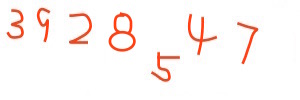
%> input picture test.jpg, 300 x 100 px
$ octave --eval "result = preImg('test.jpg');"   (GNU Octave 9; MATLAB toolbox functions it lacks are replaced by stand-ins)
%> lines starting %> are read from the running program, lines starting %| are printed output that depends on the picture; in (x1, y1, x2, y2) boxes, pixels count from 0 and x2, y2 are one past the last pixel; in counts of white or black regions, pixels touching at a corner belong together; the program's own positions count from 1
function result = preImg(file)
%> called with file = 'test.jpg'
    %% read the image file
    if strcmp(file(end-2:end), 'png')
        [img, map] = imread(file);
        img = ind2gray(img,map);
    else
        img = imread(file);
%> img is the input picture: size 100x300x3 uint8; mean R, G, B 253.1, 245.7, 243.7
        img = rgb2gray(img);
%> img: size 100x300 uint8
    end
    %% preprocess the image
    % turn to binary image
    img = im2bw(img);
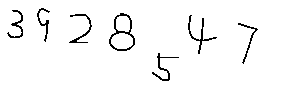
%> img: size 100x300 logical; 96.9% white; black in thin lines or dots, all inside (x1, y1, x2, y2) = (7, 8, 258, 81)
    % make the background black and numbers white
    if sum(img(:)) > numel(img)*0.5
        img = ~img;
    end
    % eliminate small objects on the image
    ratio = size(img,1)/1000;
%> ratio = 0.1
    img = imresize(img, size(img)/ratio);
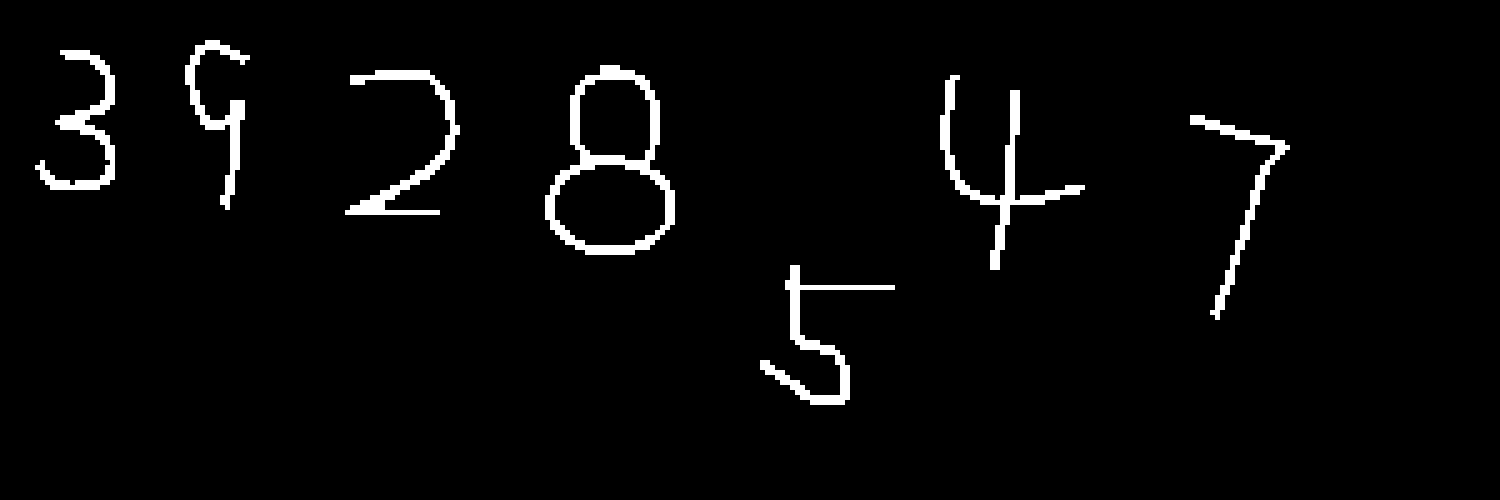
%> img: size 1000x3000 logical (shown at 1/2 size); 3.1% white; 7 white regions
    img = bwareaopen(img,300);

    %% use connected component of a graph to find the segmentation
    s = regionprops(img, 'BoundingBox');
%> s = 7 regions; box (x1, y1, x2, y2): (70, 100, 230, 380), (370, 80, 500, 420), (690, 140, 920, 430), (1090, 130, 1350, 510), (1520, 530, 1790, 810), (1880, 150, 2170, 540), (2380, 230, 2580, 640)
    result = zeros(50, 50, length(s));
    for i = 1:length(s)
        component = int32(s(i).BoundingBox);
        separateImg = img(component(2):component(2)+component(4), component(1):component(1)+component(3));
        Imgback = 255 * uint8(separateImg);
        separateImgback = makeRec(Imgback);
        result(:, :, i) = imresize(separateImgback, [50 50], 'nearest');
    end
%> this loop made 7 passes
%> (component, rowNum in makeRec, columnNum in makeRec, zeroNum in makeRec) on passes 1 to 7: ([71 101 160 280], 281, 161, 60), ([371 81 130 340], 341, 131, 105), ([691 141 230 290], 291, 231, 30), ([1091 131 260 380], 381, 261, 60), ([1521 531 270 280], 281, 271, 5), ([1881 151 290 390], 391, 291, 50), ([2381 231 200 410], 411, 201, 105)
%> pass 1, in preImg, `separateImg = img(component(2):component(2)+component(4), component(1)..`:
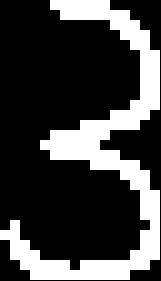
%> separateImg: size 281x161 logical; 25.9% white; 1 white region, box (x1, y1, x2, y2) and area: (0, 0, 160, 280) 11700
%> pass 1, in makeRec, `img = [zeros(rowNum,zeroNum) img zeros(rowNum,zeroNum)];`:
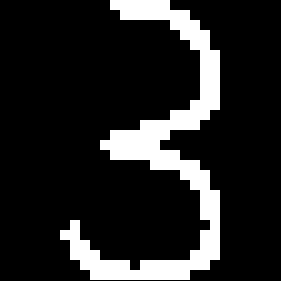
%> img: size 281x281 uint8; 14.8% white; 1 white region, box (x1, y1, x2, y2) and area: (60, 0, 220, 280) 11700
%> pass 2, in preImg, `separateImg = img(component(2):component(2)+component(4), component(1)..`:
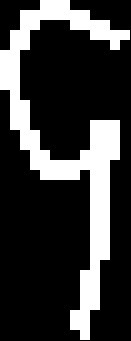
%> separateImg: size 341x131 logical; 23.1% white; 1 white region, box (x1, y1, x2, y2) and area: (0, 0, 130, 340) 10300
    % add edge to every component of the image and reszie it to 28*28 to
    % fit into neural network prediction
    result = addedge(result);
    %% show the figures of an image
% [5 lines of commented-out code are left out]
end

function img = makeRec(img)
    % turn the image into a rectangular image by adding zeros
    % the length of the sides is decided by the longer one
    [rowNum, columnNum] = size(img);
    zeroNum = round(abs(rowNum-columnNum)/2);

    if rowNum > columnNum
        img = [zeros(rowNum,zeroNum) img zeros(rowNum,zeroNum)];
    else
        img = [zeros(zeroNum,columnNum); img; zeros(zeroNum,columnNum)];
    end
end

function newImgs = addedge(imgs)
    % add an 50% margin to each side of the image
    zeroline = zeros(15, 50);
    zerocolumn = zeros(80, 15);
    newImgs = zeros(28, 28, size(imgs,3));
    for i = 1:size(imgs, 3)
        temp = [zeroline;imgs(:,:,i);zeroline];
        temp = abs(imresize([zerocolumn temp zerocolumn], [28 28]));
        %normalize to match the training data
        newImgs(:,:,i) = sqrt(temp/(max(temp(:)) - min(temp(:))));
    end
%> this loop made 7 passes
%> pass 1, in addedge, `temp = [zeroline;imgs(:,:,i);zeroline];`:
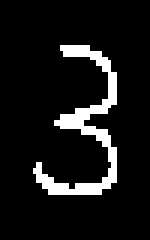
%> temp: size 80x50 double (shown 3 times larger); 9% white; 1 white region, box (x1, y1, x2, y2) and area: (11, 15, 39, 65) 362
%> pass 2, in addedge, `temp = abs(imresize([zerocolumn temp zerocolumn], [28 28]));`:
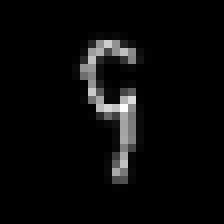
%> temp: size 28x28 double (shown 8 times larger); min 0, max 253.9, mean 9.9
end
